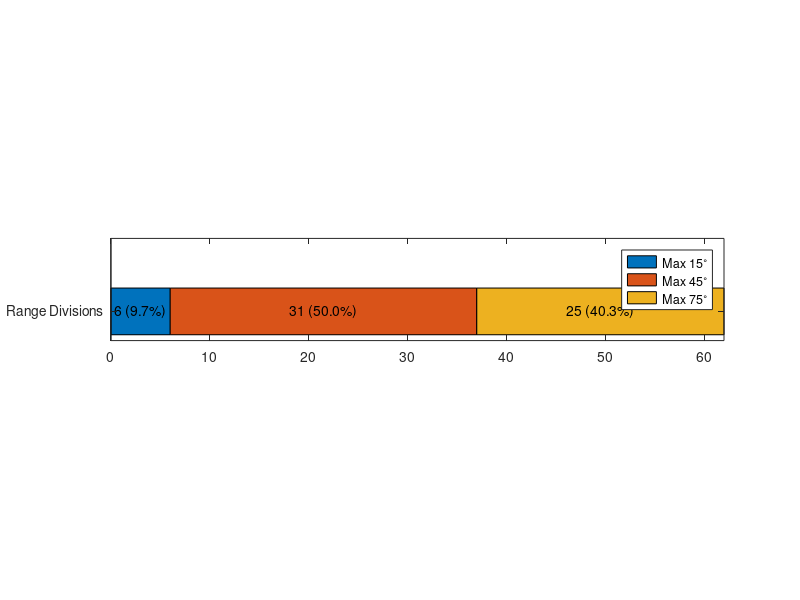

The MATLAB source for this figure: (Note: this script raises an error after producing the figure.)
close all
clc
clear all

figure
barh(1, [6 31 25], 'stacked')
hold on
set(gca,'YTick',1,'YTickLabel',"             Range Divisions")
xlim([0 62])
ylim([0 3.5])
legend('Max 15^\circ', 'Max 45^\circ', 'Max 75^\circ')
pbaspect([6 1 1])
text(3, 1, '6 (9.7%)', 'HorizontalAlignment', 'center')
text(6 + 15.5, 1, '31 (50.0%)', 'HorizontalAlignment', 'center')
text(6 + 31 + 12.5, 1, '25 (40.3%)', 'HorizontalAlignment', 'center')
set(gca().YAxis, 'TickLength', [0 0])
ytickangle(90)
hold off

figure
barh(1, [0.475 0.25 0.275], 'stacked')
hold on
set(gca,'YTick',1,'YTickLabel',"             Range Divisions")
xlim([0 1])
ylim([0 3.5])
legend('Turn towards threat', 'Turn from threat', 'No action')
pbaspect([6 1 1])
text(0.475/2, 1, '0.475', 'HorizontalAlignment', 'center')
text(0.475+0.25/2, 1, '0.250', 'HorizontalAlignment', 'center')
text(1-0.275/2, 1, '0.275', 'HorizontalAlignment', 'center')
set(gca().YAxis, 'TickLength', [0 0])
ytickangle(90)
hold off

figure
barh(1, [0.741 1-0.741], 'stacked')
hold on
set(gca,'YTick',1,'YTickLabel',"             Range Divisions")
xlim([0 1])
ylim([0 3.5])
legend('Avoid threat', 'No action')
pbaspect([6 1 1])
text(0.741/2, 1, '0.741', 'HorizontalAlignment', 'center')
text(1-0.259/2, 1, '0.259', 'HorizontalAlignment', 'center')
set(gca().YAxis, 'TickLength', [0 0])
ytickangle(90)
hold off
